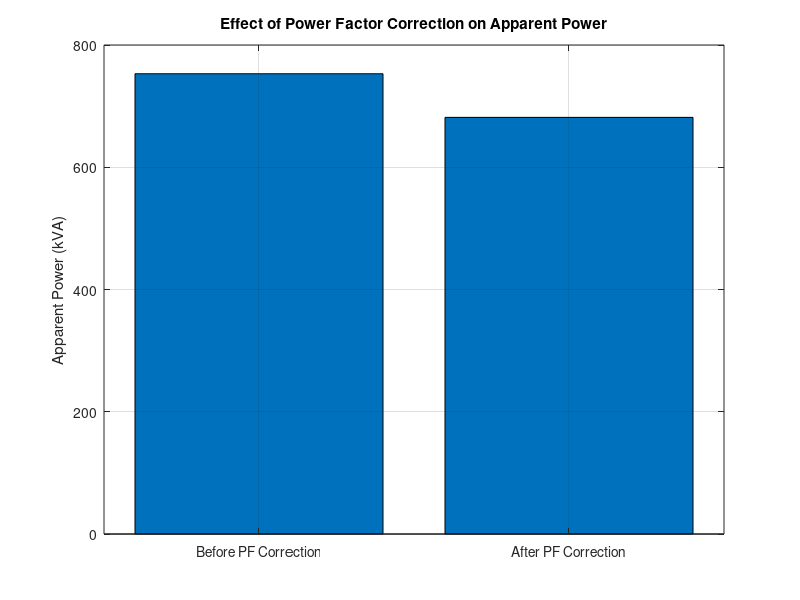
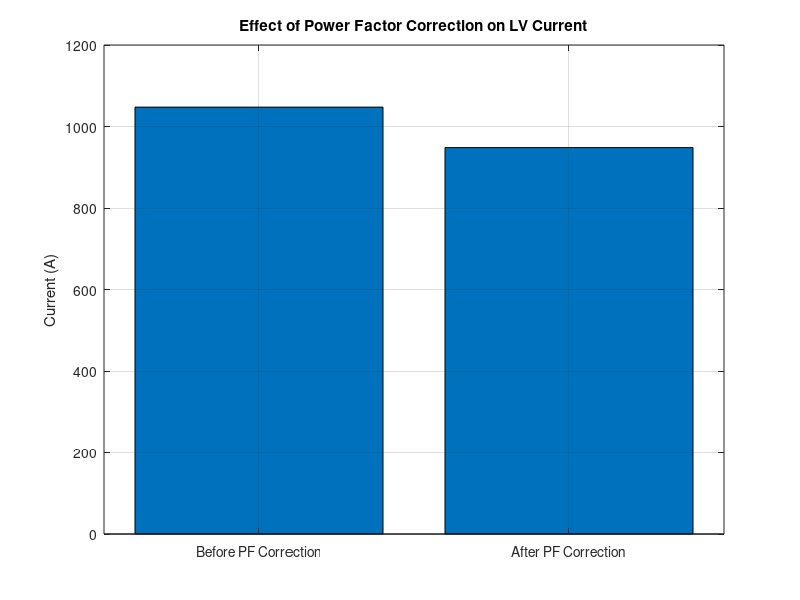
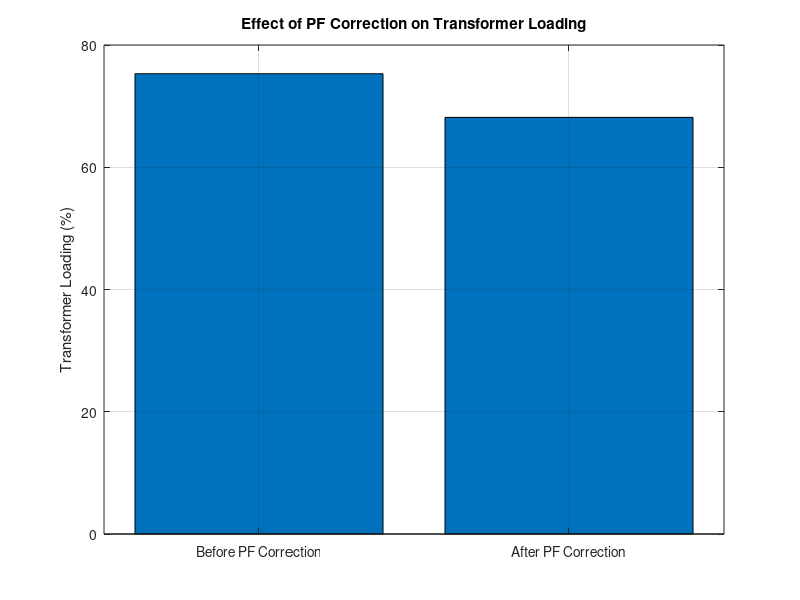

Write MATLAB code to recreate these figures, in order. (Note: this script raises an error after producing the figures.)
clc;
clear;
close all;

%% ============================================================
%  INDUSTRIAL POWER MONITORING SYSTEM
%  Power Factor Correction Analysis
%
%  Assumption:
%  Capacitor bank is modeled using uniform 25-kVAR
%  switching steps.
%% ============================================================


%% ============================================================
%  1. SYSTEM PARAMETERS
%% ============================================================

P_total = 650;          % Total active power (kW)
Q_total = 380.122;      % Total reactive power (kVAR)

V = 415;                % LV line voltage (V)

transformer_rating = 1000;  % Transformer rating (kVA)

PF_target = 0.95;       % Desired target power factor

capacitor_step = 25;    % Capacitor switching step (kVAR)

max_bank_kvar = 500;    % Maximum available capacitor bank (kVAR)


%% ============================================================
%  2. ORIGINAL APPARENT POWER
%% ============================================================

S_original = sqrt( ...
    P_total^2 + Q_total^2);


%% ============================================================
%  3. ORIGINAL POWER FACTOR
%% ============================================================

PF_original = ...
    P_total / S_original;


%% ============================================================
%  4. CALCULATE INITIAL AND TARGET ANGLES
%% ============================================================

phi_initial = acos(PF_original);

phi_target = acos(PF_target);


%% ============================================================
%  5. THEORETICAL REQUIRED CAPACITOR kVAR
%% ============================================================

Q_required = ...
    P_total * ...
    (tan(phi_initial) - ...
     tan(phi_target));


%% ============================================================
%  6. SELECT SMALLEST PRACTICAL CAPACITOR BANK
%
%  The controller tests:
%
%  25, 50, 75, 100, 125, ...
%
%  and selects the smallest capacitor bank
%  that achieves the target PF.
%% ============================================================

Q_capacitor = NaN;

for Qc = capacitor_step:capacitor_step:max_bank_kvar

    % Reactive power after applying this capacitor
    Q_test = Q_total - Qc;

    % Apparent power after compensation
    S_test = sqrt( ...
        P_total^2 + Q_test^2);

    % Power factor after compensation
    PF_test = ...
        P_total / S_test;

    % Select the first capacitor size
    % that achieves the target PF
    if PF_test >= PF_target

        Q_capacitor = Qc;

        break;

    end

end


%% ============================================================
%  7. CHECK WHETHER TARGET PF IS ACHIEVABLE
%% ============================================================

if isnan(Q_capacitor)

    error( ...
        ['Target PF cannot be achieved with ' ...
         'the available capacitor bank.']);

end


%% ============================================================
%  8. CHECK MAXIMUM AVAILABLE CAPACITOR BANK
%% ============================================================

if Q_capacitor > max_bank_kvar

    error( ...
        ['Required capacitor bank exceeds ' ...
         'the maximum available capacity.']);

end


%% ============================================================
%  9. CALCULATE OVERCOMPENSATION
%% ============================================================

overcompensation = ...
    Q_capacitor - Q_required;


%% ============================================================
%  10. NEW REACTIVE POWER
%% ============================================================

Q_new = ...
    Q_total - Q_capacitor;


%% ============================================================
%  11. DETERMINE POWER FACTOR CONDITION
%% ============================================================

if Q_new > 0

    compensation_status = 'Lagging';

elseif Q_new < 0

    compensation_status = 'Leading';

else

    compensation_status = 'Unity PF';

end


%% ============================================================
%  12. NEW APPARENT POWER
%% ============================================================

S_new = sqrt( ...
    P_total^2 + Q_new^2);


%% ============================================================
%  13. ACTUAL ACHIEVED POWER FACTOR
%% ============================================================

PF_new = ...
    P_total / S_new;


%% ============================================================
%  14. TARGET PF CHECK
%% ============================================================

if PF_new >= PF_target

    PF_status = 'Target PF achieved';

else

    PF_status = 'Target PF not achieved';

end


%% ============================================================
%  15. CAPACITOR BANK UTILIZATION
%% ============================================================

capacitor_utilization = ...
    (Q_capacitor / max_bank_kvar) * 100;


%% ============================================================
%  16. CURRENT BEFORE PF CORRECTION
%% ============================================================

I_before = ...
    S_original * 1000 / ...
    (sqrt(3) * V);


%% ============================================================
%  17. CURRENT AFTER PF CORRECTION
%% ============================================================

I_after = ...
    S_new * 1000 / ...
    (sqrt(3) * V);


%% ============================================================
%  18. CURRENT REDUCTION
%% ============================================================

current_reduction = ...
    (I_before - I_after) ...
    / I_before * 100;


%% ============================================================
%  19. TRANSFORMER LOADING BEFORE CORRECTION
%% ============================================================

loading_before = ...
    S_original / ...
    transformer_rating * 100;


%% ============================================================
%  20. TRANSFORMER LOADING AFTER CORRECTION
%% ============================================================

loading_after = ...
    S_new / ...
    transformer_rating * 100;


%% ============================================================
%  21. DISPLAY RESULTS
%% ============================================================

fprintf('\n');
fprintf('=============================================\n');
fprintf('       POWER FACTOR CORRECTION ANALYSIS\n');
fprintf('=============================================\n');

fprintf('\n');

fprintf('Active Power                 : %.2f kW\n', ...
    P_total);

fprintf('Original Reactive Power     : %.2f kVAR\n', ...
    Q_total);

fprintf('Original Apparent Power     : %.2f kVA\n', ...
    S_original);

fprintf('Original Power Factor       : %.3f\n', ...
    PF_original);

fprintf('\n');

fprintf('Target Power Factor         : %.3f\n', ...
    PF_target);

fprintf('Required Capacitor          : %.2f kVAR\n', ...
    Q_required);

fprintf('Selected Practical Capacitor: %.2f kVAR\n', ...
    Q_capacitor);

fprintf('Overcompensation            : %.2f kVAR\n', ...
    overcompensation);

fprintf('\n');

fprintf('New Reactive Power          : %.2f kVAR\n', ...
    Q_new);

fprintf('New Apparent Power          : %.2f kVA\n', ...
    S_new);

fprintf('Actual Achieved PF          : %.3f\n', ...
    PF_new);

fprintf('Power Factor Condition      : %s\n', ...
    compensation_status);

fprintf('PF Status                   : %s\n', ...
    PF_status);

fprintf('Capacitor Bank Utilization  : %.2f %%\n', ...
    capacitor_utilization);

fprintf('\n');

fprintf('Current Before Correction   : %.2f A\n', ...
    I_before);

fprintf('Current After Correction    : %.2f A\n', ...
    I_after);

fprintf('Current Reduction           : %.2f %%\n', ...
    current_reduction);

fprintf('\n');

fprintf('Transformer Loading Before  : %.2f %%\n', ...
    loading_before);

fprintf('Transformer Loading After   : %.2f %%\n', ...
    loading_after);

fprintf('\n');
fprintf('=============================================\n');


%% ============================================================
%  22. FIGURE 1 - APPARENT POWER
%% ============================================================

figure;

values = [
    S_original
    S_new
];

bar(values);

xticklabels({
    'Before PF Correction'
    'After PF Correction'
});

ylabel('Apparent Power (kVA)');

title('Effect of Power Factor Correction on Apparent Power');

grid on;


%% ============================================================
%  23. FIGURE 2 - CURRENT
%% ============================================================

figure;

values = [
    I_before
    I_after
];

bar(values);

xticklabels({
    'Before PF Correction'
    'After PF Correction'
});

ylabel('Current (A)');

title('Effect of Power Factor Correction on LV Current');

grid on;


%% ============================================================
%  24. FIGURE 3 - TRANSFORMER LOADING
%% ============================================================

figure;

values = [
    loading_before
    loading_after
];

bar(values);

xticklabels({
    'Before PF Correction'
    'After PF Correction'
});

ylabel('Transformer Loading (%)');

title('Effect of PF Correction on Transformer Loading');

grid on;

hold on;

yline(100, '--', '100% Rating');

hold off;


%% ============================================================
%  25. FIGURE 4 - POWER FACTOR
%% ============================================================

figure;

values = [
    PF_original
    PF_new
];

bar(values);

xticklabels({
    'Before PF Correction'
    'After PF Correction'
});

ylabel('Power Factor');

title('Effect of Power Factor Correction on Power Factor');

ylim([0 1.05]);

grid on;

hold on;

yline(PF_target, '--', ...
    'Target PF');

hold off;

%% ============================================================
% SAVE PF CORRECTION RESULTS
% ============================================================

PF_condition = "Lagging";

if PF_new >= PF_target
    PF_status = "Target PF achieved";
else
    PF_status = "Target PF not achieved";
end

capacitor_utilization = ...
    (Q_capacitor / 500) * 100;

results_table = table( ...
    P_total, ...
    Q_total, ...
    S_original, ...
    PF_original, ...
    PF_target, ...
    Q_required, ...
    Q_capacitor, ...
    Q_capacitor - Q_required, ...
    Q_new, ...
    S_new, ...
    PF_new, ...
    I_before, ...
    I_after, ...
    current_reduction, ...
    loading_before, ...
    loading_after, ...
    capacitor_utilization, ...
    PF_condition, ...
    PF_status, ...
    'VariableNames', { ...
        'Active_Power_kW', ...
        'Original_Reactive_Power_kVAR', ...
        'Original_Apparent_Power_kVA', ...
        'Original_PF', ...
        'Target_PF', ...
        'Required_Capacitor_kVAR', ...
        'Selected_Capacitor_kVAR', ...
        'Overcompensation_kVAR', ...
        'New_Reactive_Power_kVAR', ...
        'New_Apparent_Power_kVA', ...
        'Achieved_PF', ...
        'Current_Before_A', ...
        'Current_After_A', ...
        'Current_Reduction_Percent', ...
        'Transformer_Loading_Before_Percent', ...
        'Transformer_Loading_After_Percent', ...
        'Capacitor_Bank_Utilization_Percent', ...
        'PF_Condition', ...
        'PF_Status' ...
    } ...
);

%% ------------------------------------------------------------
% Save CSV
% ------------------------------------------------------------

BASE_DIR = fileparts( ...
    fileparts( ...
        mfilename('fullpath') ...
    ) ...
);

OUTPUT_FILE = fullfile( ...
    BASE_DIR, ...
    'data', ...
    'pf_correction_results.csv' ...
);

writetable( ...
    results_table, ...
    OUTPUT_FILE ...
);

fprintf('\n');
fprintf('PF correction results saved to:\n');
fprintf('%s\n', OUTPUT_FILE);
